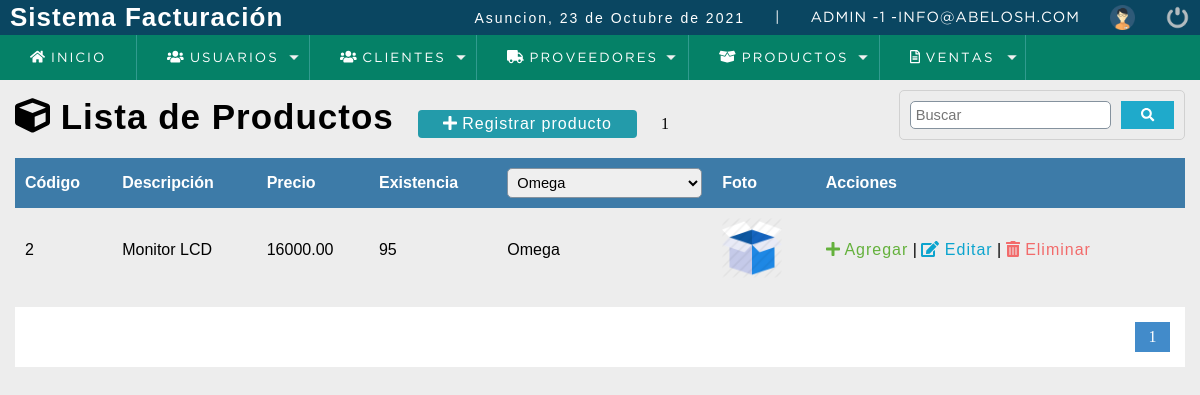
/sistema/buscar_producto.php?proveedor=3 (signed in), run on the app's committed database.
### tables this page shows
CREATE TABLE `producto` (
  `codproducto` int(11) NOT NULL,
  `descripcion` varchar(100) DEFAULT NULL,
  `proveedor` int(11) DEFAULT NULL,
  `precio` decimal(10,2) DEFAULT NULL,
  `existencia` int(11) DEFAULT NULL,
  `date_add` datetime NOT NULL DEFAULT current_timestamp(),
  `usuario_id` int(11) NOT NULL,
  `estatus` int(11) NOT NULL DEFAULT 1,
  `foto` text DEFAULT NULL
);

CREATE TABLE `proveedor` (
  `codproveedor` int(11) NOT NULL,
  `proveedor` varchar(100) DEFAULT NULL,
  `contacto` varchar(100) DEFAULT NULL,
  `telefono` bigint(11) DEFAULT NULL,
  `direccion` text DEFAULT NULL,
  `date_add` datetime NOT NULL DEFAULT current_timestamp(),
  `usuario_id` int(11) NOT NULL,
  `estatus` int(11) NOT NULL DEFAULT 1
);

### sistema/buscar_producto.php (the view, shortened to what this page needs)
<?php
	include "../conexion.php";
 ?>
<!DOCTYPE html>
<html lang="en">
<head>
	<?php include "includes/scripts.php";?>
</head>
<body>
	<?php include "includes/header.php"; ?>
	<section id="container">
		<?php
			$busqueda= '';
			if (!empty($_REQUEST['proveedor'])) {
				$search_proveedor  = $_REQUEST['proveedor'];
				$where = "p.proveedor LIKE $search_proveedor AND p.estatus = 1 ";
				$buscar = 'proveedor='.$search_proveedor;
			}
		 ?>
		<h1><i class="fas fa-cube"></i> Lista de Productos</h1>
		<a href="registro_producto.php" class="btn_new"> <i class="fas fa-plus"></i> Registrar producto</a>
		<form action="buscar_producto.php" method="get" class="form_search">
			<input type="text" name="busqueda" id="busqueda" placeholder="Buscar" value="<?php echo $busqueda; ?>">
			<button type="submit" class="btn_search"><i class="fas fa-search"></i></button>
		</form>
		<table>
			<tr>
				<th>Código</th>
				<th>Descripción</th>
				<th>Precio</th>
				<th>Existencia</th>
				<th>
				<?php
					$pro = 0;
					if (!empty($_REQUEST['proveedor'])) {
						$pro = $_REQUEST['proveedor'];
					}
 					$query_proveedor = mysqli_query($conection, "SELECT codproveedor, proveedor FROM proveedor WHERE estatus = 1 ORDER BY proveedor ASC");
 					$result_proveedor = mysqli_num_rows($query_proveedor);
 				 ?>
 				<select name="proveedor" id="search_proveedor">
 					<?php
 						if ($result_proveedor > 0) {
 							while ($proveedor = mysqli_fetch_array($query_proveedor)) {
 								if ($pro == $proveedor['codproveedor'])
 								{
 						?>
 							<option value="<?php echo $proveedor['codproveedor']; ?>" selected><?php echo $proveedor['proveedor']; ?></option>
 						<?php
 								}else{
 						?>
 							<option value="<?php echo $proveedor['codproveedor']; ?>"><?php echo $proveedor['proveedor']; ?></option>
 						<?php
 								}
 							}
 						}
 					?>
 				</select>
				</th>
				<th>Foto</th>
				<th>Acciones</th>
			</tr>
			<?php
				$sql_registe = mysqli_query($conection,"SELECT COUNT(*) AS total_registro FROM producto as p
																	   WHERE $where");
				$result_register = mysqli_fetch_array($sql_registe);
				$total_registro = $result_register['total_registro'];
				$por_pagina = 10;
				if(empty($_GET['pagina']))
				{
					$pagina = 1;
				}else{
					$pagina = $_GET['pagina'];
				}
				$desde = ($pagina-1) * $por_pagina;
				$total_paginas = ceil($total_registro / $por_pagina);
				$query = mysqli_query($conection, "SELECT p.codproducto, p.descripcion, p.precio, p.existencia, pr.proveedor, p.foto
													FROM producto p INNER join proveedor pr ON p.proveedor = pr.codproveedor
													 WHERE $where
													 ORDER BY p.codproducto DESC LIMIT $desde,$por_pagina");
				$result = mysqli_num_rows($query);
				if($result > 0){
					while ($data = mysqli_fetch_array($query)) {
						if ($data['foto'] != 'img_producto.png') {
							$foto = 'img/uploads/'.$data['foto'];
						}else{
							$foto = 'img/'.$data['foto'];
						}
				?>
					<tr class="row<?php echo $data["codproducto"]; ?>">
						<td><?php echo $data['codproducto']; ?></td>
						<td><?php echo $data['descripcion']; ?></td>
						<td class="celPrecio"><?php echo $data['precio']; ?></td>
						<td class="celExistencia"><?php echo $data['existencia']; ?></td>
						<td><?php echo $data['proveedor']; ?></td>
						<td class="img_producto"> <img src="<?php echo $foto; ?>" alt="<?php echo $data['descripcion']; ?>"></td>
					<?php if ($_SESSION['rol'] == 1 || $_SESSION['rol'] == 2) {
							 ?>
						<td>
							<a class="link_add add_product" product = "<?php echo $data["codproducto"]; ?>" href="#"><i class="fas fa-plus"></i> Agregar</a>
							|
							<a class="link_edit" href="editar_producto.php?id=<?php echo $data["codproducto"]; ?>"><i class="fas fa-edit"></i> Editar</a>
							|
							<a class="link_delete del_product" href="#" product = "<?php echo $data["codproducto"]; ?>"><i class="fas fa-trash-alt"></i> Eliminar</a>
						</td>
						<?php } ?>
					</tr>
				<?php
					}
				}
			 ?>
		</table>
		<?php
			if ($total_paginas != 0)
			 {
		 ?>
		<div class="paginador">
			<ul>
				<?php
				for ($i=1; $i <=  $total_paginas; $i++) {
					if ($i == $pagina) {
						echo '<li class ="pageSelected">'.$i.'</li>';
					}else{
					echo '<li><a href="?pagina='.$i.'&'.$buscar.'">'.$i.'</a></li>';
					}
				}
				 ?>
			</ul>
		</div>
		<?php
		}
		 ?>
	</section>
	<?php include "includes/footer.php"; ?>
</body>
</html>

### sistema/css/style.css (style rules this page uses)
* { margin: 0; padding: 0; box-sizing: border-box; }
body { background: #ededed; }
h1, h2, h3, h4, h5, h6 { font-family: 'arial'; font-weight: bold; letter-spacing: 1px; }
h1 { font-size: 26px; }
a { text-decoration: none; font-family: arial; letter-spacing: 1px; }
#container { padding: 90px 15px 15px; }
form { background: #FFF; margin: auto; padding: 20px 50px; border: 1px solid #d1d1d1; }
input,select { display: block; width: 100%; font-size: 11pt; padding: 5px; border: 1px solid #85929e; border-radius: 5px; }
#container h1 { font-size: 35px; display: inline-block; color: #000000; }
.btn_new { display: inline-block; background: #239baa; color: #FFF; padding: 5px 25px; border-radius: 4px; margin: 20px; }
table { border-collapse: collapse; font-size: 12pt; font-family: 'arial'; width: 100%; color: #000000; }
table th { text-align: left; padding: 10px; background: #3d7ba8; color: #FFF; }
table tr:nth-child(odd) { background: #FFF; }
table td { padding: 10px; }
.link_edit { color:#0ca4ce; }
.link_add { color: #64b13c; }
.link_delete { color: #f26b6b; }
.paginador ul { padding: 15px; list-style: none; background: #FFF; margin-top: 15px; display: -webkit-flex; display: -moz-flex; display: -ms-flex; display: -o-flex; display: flex; justify-content: flex-end; }
.paginador a, .pageSelected { color: #428bca; border: 1px solid #ddd; padding: 5px; display: inline-block; text-align: center; width: 35px; }
.pageSelected { color: #FFF; background: #428bca; border: 1px solid #428bca; }
.form_search { display: -webkit-flex; display: -moz-flex; display: -ms-flex; display: -o-flex; display: flex; float: right; background: initial; padding: 10px; border-radius: 5px; }
.form_search .btn_search { background: #1faacB; color: #FFF; padding: 0 20px; border: 0; cursor: pointer; margin-left: 10px; }
.img_producto img { width: 60px; height: auto; margin: auto; }

### data on the page
producto: codproducto "2", descripcion "Monitor LCD", precio "16000.00", existencia "95", proveedor.proveedor "Omega", foto (picture)

### other printed values
fechaC() "23 de Octubre de 2021"
$_SESSION['user'] "ADMIN"
$_SESSION['rol'] "1"
$_SESSION['email'] "INFO@ABELOSH.COM"
form field proveedor "Omega"
